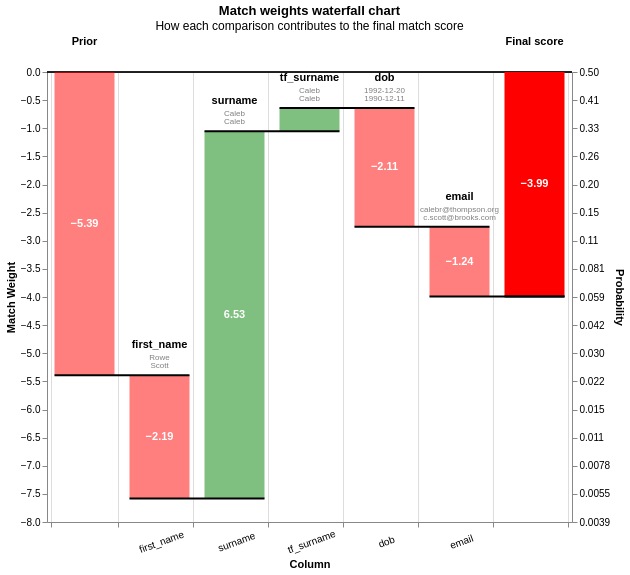

This figure's notebook cell:
### Code cell
linker.visualisations.waterfall_chart(
    linker.inference.predict().as_record_dict(limit=2)
)

### Figure 1 — Vega-Lite specification as saved in the notebook (floating-point values rounded to 4 significant figures)
{"config": {"view": {"continuousWidth": 400, "continuousHeight": 300}}, "layer": [{"layer": [{"mark": "rule", "encoding": {"color": {"value": "black"}, "size": {"value": 0.5}, "y": {"field": "zero", "type": "quantitative"}}}, {"mark": {"type": "bar", "width": 60}, "encoding": {"color": {"condition": {"test": "(datum.log2_bayes_factor < 0)", "value": "red"}, "value": "green"}, "opacity": {"condition": {"test": "datum.column_name == 'Prior match weight' || datum.column_name == 'Final score'", "value": 1}, "value": 0.5}, "tooltip": [{"field": "column_name", "title": "Comparison column", "type": "nominal"}, {"field": "value_l", "title": "Value (L)", "type": "nominal"}, {"field": "value_r", "title": "Value (R)", "type": "nominal"}, {"field": "label_for_charts", "title": "Label", "type": "ordinal"}, {"field": "sql_condition", "title": "SQL condition", "type": "nominal"}, {"field": "comparison_vector_value", "title": "Comparison vector value", "type": "nominal"}, {"field": "bayes_factor", "format": ",.4f", "title": "Bayes factor = m/u", "type": "quantitative"}, {"field": "log2_bayes_factor", "format": ",.4f", "title": "Match weight = log2(m/u)", "type": "quantitative"}, {"field": "prob", "format": ".4f", "title": "Cumulative match probability", "type": "quantitative"}, {"field": "bayes_factor_description", "title": "Match weight description", "type": "nominal"}], "x": {"axis": {"grid": true, "labelAlign": "center", "labelAngle": -20, "labelExpr": "datum.value == 'Prior' || datum.value == 'Final score' ? '' : datum.value", "labelPadding": 10, "tickBand": "extent", "title": "Column"}, "field": "column_name", "sort": {"field": "bar_sort_order", "order": "ascending"}, "type": "nominal"}, "y": {"axis": {"grid": false, "orient": "left", "title": "Match Weight"}, "field": "previous_sum", "type": "quantitative"}, "y2": {"field": "sum"}}}, {"mark": {"type": "text", "fontWeight": "bold"}, "encoding": {"color": {"value": "white"}, "text": {"condition": {"test": "abs(datum.log2_bayes_factor) > 1", "field": "log2_bayes_factor", "format": ".2f", "type": "nominal"}, "value": ""}, "x": {"axis": {"labelAngle": -20, "title": "Column"}, "field": "column_name", "sort": {"field": "bar_sort_order", "order": "ascending"}, "type": "nominal"}, "y": {"axis": {"orient": "left"}, "field": "center", "type": "quantitative"}}}, {"mark": {"type": "text", "baseline": "bottom", "dy": -25, "fontWeight": "bold"}, "encoding": {"color": {"value": "black"}, "text": {"field": "column_name", "type": "nominal"}, "x": {"axis": {"labelAngle": -20, "title": "Column"}, "field": "column_name", "sort": {"field": "bar_sort_order", "order": "ascending"}, "type": "nominal"}, "y": {"field": "sum_top", "type": "quantitative"}}}, {"mark": {"type": "text", "baseline": "bottom", "dy": -13, "fontSize": 8}, "encoding": {"color": {"value": "grey"}, "text": {"field": "value_l", "type": "nominal"}, "x": {"axis": {"labelAngle": -20, "title": "Column"}, "field": "column_name", "sort": {"field": "bar_sort_order", "order": "ascending"}, "type": "nominal"}, "y": {"field": "sum_top", "type": "quantitative"}}}, {"mark": {"type": "text", "baseline": "bottom", "dy": -5, "fontSize": 8}, "encoding": {"color": {"value": "grey"}, "text": {"field": "value_r", "type": "nominal"}, "x": {"axis": {"labelAngle": -20, "title": "Column"}, "field": "column_name", "sort": {"field": "bar_sort_order", "order": "ascending"}, "type": "nominal"}, "y": {"field": "sum_top", "type": "quantitative"}}}]}, {"mark": {"type": "rule", "color": "black", "strokeWidth": 2, "x2Offset": 30, "xOffset": -30}, "encoding": {"x": {"axis": {"labelAngle": -20, "title": "Column"}, "field": "column_name", "sort": {"field": "bar_sort_order", "order": "ascending"}, "type": "nominal"}, "x2": {"field": "lead"}, "y": {"axis": {"labelExpr": "format(1 / (1 + pow(2, -1*datum.value)), '.2r')", "orient": "right", "title": "Probability"}, "field": "sum", "scale": {"zero": false}, "type": "quantitative"}}}], "data": {"name": "data-4e4d8cf7b645189296c525d0be63a60e"}, "height": 450, "params": [{"name": "record_number", "bind": {"input": "range", "max": 1, "min": 0, "step": 1}, "value": 0}], "resolve": {"axis": {"y": "independent"}}, "title": {"text": "Match weights waterfall chart", "subtitle": "How each comparison contributes to the final match score"}, "transform": [{"filter": "(datum.record_number == record_number)"}, {"filter": "(datum.bayes_factor !== 1.0)"}, {"window": [{"op": "sum", "field": "log2_bayes_factor", "as": "sum"}, {"op": "lead", "field": "column_name", "as": "lead"}], "frame": [null, 0]}, {"calculate": "datum.column_name === \"Final score\" ? datum.sum - datum.log2_bayes_factor : datum.sum", "as": "sum"}, {"calculate": "datum.lead === null ? datum.column_name : datum.lead", "as": "lead"}, {"calculate": "datum.column_name === \"Final score\" || datum.column_name === \"Prior match weight\" ? 0 : datum.sum - datum.log2_bayes_factor", "as": "previous_sum"}, {"calculate": "datum.sum > datum.previous_sum ? datum.column_name : \"\"", "as": "top_label"}, {"calculate": "datum.sum < datum.previous_sum ? datum.column_name : \"\"", "as": "bottom_label"}, {"calculate": "datum.sum > datum.previous_sum ? datum.sum : datum.previous_sum", "as": "sum_top"}, {"calculate": "datum.sum < datum.previous_sum ? datum.sum : datum.previous_sum", "as": "sum_bottom"}, {"calculate": "(datum.sum + datum.previous_sum) / 2", "as": "center"}, {"calculate": "(datum.log2_bayes_factor > 0 ? \"+\" : \"\") + datum.log2_bayes_factor", "as": "text_log2_bayes_factor"}, {"calculate": "datum.sum < datum.previous_sum ? 4 : -4", "as": "dy"}, {"calculate": "datum.sum < datum.previous_sum ? \"top\" : \"bottom\"", "as": "baseline"}, {"calculate": "1. / (1 + pow(2, -1.*datum.sum))", "as": "prob"}, {"calculate": "0*datum.sum", "as": "zero"}], "width": {"step": 75}, "$schema": "https://vega.github.io/schema/vega-lite/v5.9.3.json", "datasets": {"data-4e4d8cf7b645189296c525d0be63a60e": [{"column_name": "Prior", "label_for_charts": "Starting match weight (prior)", "sql_condition": null, "log2_bayes_factor": -5.392, "bayes_factor": 0.02382, "comparison_vector_value": null, "m_probability": null, "u_probability": null, "bayes_factor_description": null, "value_l": "", "value_r": "", "term_frequency_adjustment": null, "bar_sort_order": 0, "record_number": 0}, {"sql_condition": "ELSE", "label_for_charts": "All other comparisons", "m_probability": 0.2153, "u_probability": 0.9841, "bayes_factor": 0.2188, "log2_bayes_factor": -2.193, "comparison_vector_value": 0, "bayes_factor_description": "If comparison level is `all other comparisons` then comparison is 4.571 times less likely to be a match", "column_name": "first_name", "value_l": "Rowe", "value_r": "Scott", "term_frequency_adjustment": false, "bar_sort_order": 1, "record_number": 0}, {"sql_condition": "ELSE", "label_for_charts": "All other comparisons", "m_probability": 0.2153, "u_probability": 0.9841, "bayes_factor": 1.0, "log2_bayes_factor": 0.0, "comparison_vector_value": 0, "bayes_factor_description": "If comparison level is `all other comparisons` then comparison is 4.571 times less likely to be a match", "column_name": "tf_first_name", "value_l": "", "value_r": "", "term_frequency_adjustment": true, "bar_sort_order": 2, "record_number": 0}, {"sql_condition": "surname_l = surname_r", "label_for_charts": "exact_match", "m_probability": 0.4518, "u_probability": 0.00489, "bayes_factor": 92.39, "log2_bayes_factor": 6.53, "comparison_vector_value": 2, "bayes_factor_description": "If comparison level is `exact_match` then comparison is 92.39 times more likely to be a match", "column_name": "surname", "value_l": "Caleb", "value_r": "Caleb", "term_frequency_adjustment": false, "bar_sort_order": 3, "record_number": 0}, {"sql_condition": "surname_l = surname_r", "label_for_charts": "Term freq adjustment on surname with weight {cl.tf_adjustment_weight}", "m_probability": null, "u_probability": null, "bayes_factor": 1.335, "log2_bayes_factor": 0.4168, "comparison_vector_value": 2, "bayes_factor_description": "Term frequency adjustment on surname makes comparison 1.33 times more likely to be a match", "column_name": "tf_surname", "value_l": "Caleb", "value_r": "Caleb", "term_frequency_adjustment": true, "bar_sort_order": 4, "record_number": 0}, {"sql_condition": "ELSE", "label_for_charts": "All other comparisons", "m_probability": 0.2265, "u_probability": 0.9811, "bayes_factor": 0.2309, "log2_bayes_factor": -2.115, "comparison_vector_value": 0, "bayes_factor_description": "If comparison level is `all other comparisons` then comparison is 4.331 times less likely to be a match", "column_name": "dob", "value_l": "1992-12-20", "value_r": "1990-12-11", "term_frequency_adjustment": false, "bar_sort_order": 5, "record_number": 0}, {"sql_condition": "ELSE", "label_for_charts": "All other comparisons", "m_probability": 0.2265, "u_probability": 0.9811, "bayes_factor": 1.0, "log2_bayes_factor": 0.0, "comparison_vector_value": 0, "bayes_factor_description": "If comparison level is `all other comparisons` then comparison is 4.331 times less likely to be a match", "column_name": "tf_dob", "value_l": "", "value_r": "", "term_frequency_adjustment": true, "bar_sort_order": 6, "record_number": 0}, {"sql_condition": "city_l IS NULL OR city_r IS NULL", "label_for_charts": "Null", "bayes_factor": 1.0, "log2_bayes_factor": 0.0, "comparison_vector_value": -1, "bayes_factor_description": "If comparison level is `null` then comparison is 1 times more likely to be a match", "column_name": "city", "value_l": "Lvpreool", "value_r": "None", "term_frequency_adjustment": false, "bar_sort_order": 7, "record_number": 0}, {"sql_condition": "city_l IS NULL OR city_r IS NULL", "label_for_charts": "Null", "bayes_factor": 1.0, "log2_bayes_factor": 0.0, "comparison_vector_value": -1, "bayes_factor_description": "If comparison level is `null` then comparison is 1 times more likely to be a match", "column_name": "tf_city", "value_l": "", "value_r": "", "term_frequency_adjustment": true, "bar_sort_order": 8, "record_number": 0}, {"sql_condition": "ELSE", "label_for_charts": "All other comparisons", "m_probability": 0.4225, "u_probability": 0.9978, "bayes_factor": 0.4234, "log2_bayes_factor": -1.24, "comparison_vector_value": 0, "bayes_factor_description": "If comparison level is `all other comparisons` then comparison is 2.362 times less likely to be a match", "column_name": "email", "value_l": "calebr@thompson.org", "value_r": "c.scott@brooks.com", "term_frequency_adjustment": false, "bar_sort_order": 9, "record_number": 0}, {"sql_condition": "ELSE", "label_for_charts": "All other comparisons", "m_probability": 0.4225, "u_probability": 0.9978, "bayes_factor": 1.0, "log2_bayes_factor": 0.0, "comparison_vector_value": 0, "bayes_factor_description": "If comparison level is `all other comparisons` then comparison is 2.362 times less likely to be a match", "column_name": "tf_email", "value_l": "", "value_r": "", "term_frequency_adjustment": true, "bar_sort_order": 10, "record_number": 0}, {"column_name": "Final score", "label_for_charts": "Final score", "sql_condition": null, "log2_bayes_factor": -3.993, "bayes_factor": 0.06282, "comparison_vector_value": null, "m_probability": null, "u_probability": null, "bayes_factor_description": null, "value_l": "", "value_r": "", "term_frequency_adjustment": null, "bar_sort_order": 11, "record_number": 0}, {"column_name": "Prior", "label_for_charts": "Starting match weight (prior)", "sql_condition": null, "log2_bayes_factor": -5.392, "bayes_factor": 0.02382, "comparison_vector_value": null, "m_probability": null, "u_probability": null, "bayes_factor_description": null, "value_l": "", "value_r": "", "term_frequency_adjustment": null, "bar_sort_order": 0, "record_number": 1}, {"sql_condition": "first_name_l IS NULL OR first_name_r IS NULL", "label_for_charts": "Null", "bayes_factor": 1.0, "log2_bayes_factor": 0.0, "comparison_vector_value": -1, "bayes_factor_description": "If comparison level is `null` then comparison is 1 times more likely to be a match", "column_name": "first_name", "value_l": "Gabriel", "value_r": "None", "term_frequency_adjustment": false, "bar_sort_order": 1, "record_number": 1}, {"sql_condition": "first_name_l IS NULL OR first_name_r IS NULL", "label_for_charts": "Null", "bayes_factor": 1.0, "log2_bayes_factor": 0.0, "comparison_vector_value": -1, "bayes_factor_description": "If comparison level is `null` then comparison is 1 times more likely to be a match", "column_name": "tf_first_name", "value_l": "", "value_r": "", "term_frequency_adjustment": true, "bar_sort_order": 2, "record_number": 1}, {"sql_condition": "surname_l = surname_r", "label_for_charts": "exact_match", "m_probability": 0.4518, "u_probability": 0.00489, "bayes_factor": 92.39, "log2_bayes_factor": 6.53, "comparison_vector_value": 2, "bayes_factor_description": "If comparison level is `exact_match` then comparison is 92.39 times more likely to be a match", "column_name": "surname", "value_l": "Thomas", "value_r": "Thomas", "term_frequency_adjustment": false, "bar_sort_order": 3, "record_number": 1}, {"sql_condition": "surname_l = surname_r", "label_for_charts": "Term freq adjustment on surname with weight {cl.tf_adjustment_weight}", "m_probability": null, "u_probability": null, "bayes_factor": 1.001, "log2_bayes_factor": 0.001763, "comparison_vector_value": 2, "bayes_factor_description": "Term frequency adjustment on surname makes comparison 1.00 times more likely to be a match", "column_name": "tf_surname", "value_l": "Thomas", "value_r": "Thomas", "term_frequency_adjustment": true, "bar_sort_order": 4, "record_number": 1}, {"sql_condition": "ELSE", "label_for_charts": "All other comparisons", "m_probability": 0.2265, "u_probability": 0.9811, "bayes_factor": 0.2309, "log2_bayes_factor": -2.115, "comparison_vector_value": 0, "bayes_factor_description": "If comparison level is `all other comparisons` then comparison is 4.331 times less likely to be a match", "column_name": "dob", "value_l": "1977-09-13", "value_r": "1977-10-17", "term_frequency_adjustment": false, "bar_sort_order": 5, "record_number": 1}, {"sql_condition": "ELSE", "label_for_charts": "All other comparisons", "m_probability": 0.2265, "u_probability": 0.9811, "bayes_factor": 1.0, "log2_bayes_factor": 0.0, "comparison_vector_value": 0, "bayes_factor_description": "If comparison level is `all other comparisons` then comparison is 4.331 times less likely to be a match", "column_name": "tf_dob", "value_l": "", "value_r": "", "term_frequency_adjustment": true, "bar_sort_order": 6, "record_number": 1}, {"sql_condition": "city_l = city_r", "label_for_charts": "exact_match", "m_probability": 0.5782, "u_probability": 0.05515, "bayes_factor": 10.48, "log2_bayes_factor": 3.39, "comparison_vector_value": 1, "bayes_factor_description": "If comparison level is `exact_match` then comparison is 10.48 times more likely to be a match", "column_name": "city", "value_l": "London", "value_r": "London", "term_frequency_adjustment": false, "bar_sort_order": 7, "record_number": 1}, {"sql_condition": "city_l = city_r", "label_for_charts": "Term freq adjustment on city with weight {cl.tf_adjustment_weight}", "m_probability": null, "u_probability": null, "bayes_factor": 0.2592, "log2_bayes_factor": -1.948, "comparison_vector_value": 1, "bayes_factor_description": "Term frequency adjustment on city makes comparison  3.86 times less likely to be a match", "column_name": "tf_city", "value_l": "London", "value_r": "London", "term_frequency_adjustment": true, "bar_sort_order": 8, "record_number": 1}, {"sql_condition": "email_l IS NULL OR email_r IS NULL", "label_for_charts": "Null", "bayes_factor": 1.0, "log2_bayes_factor": 0.0, "comparison_vector_value": -1, "bayes_factor_description": "If comparison level is `null` then comparison is 1 times more likely to be a match", "column_name": "email", "value_l": "gabriel.t54@nichols.info", "value_r": "None", "term_frequency_adjustment": false, "bar_sort_order": 9, "record_number": 1}, {"sql_condition": "email_l IS NULL OR email_r IS NULL", "label_for_charts": "Null", "bayes_factor": 1.0, "log2_bayes_factor": 0.0, "comparison_vector_value": -1, "bayes_factor_description": "If comparison level is `null` then comparison is 1 times more likely to be a match", "column_name": "tf_email", "value_l": "", "value_r": "", "term_frequency_adjustment": true, "bar_sort_order": 10, "record_number": 1}, {"column_name": "Final score", "label_for_charts": "Final score", "sql_condition": null, "log2_bayes_factor": 0.4669, "bayes_factor": 1.382, "comparison_vector_value": null, "m_probability": null, "u_probability": null, "bayes_factor_description": null, "value_l": "", "value_r": "", "term_frequency_adjustment": null, "bar_sort_order": 11, "record_number": 1}]}}
